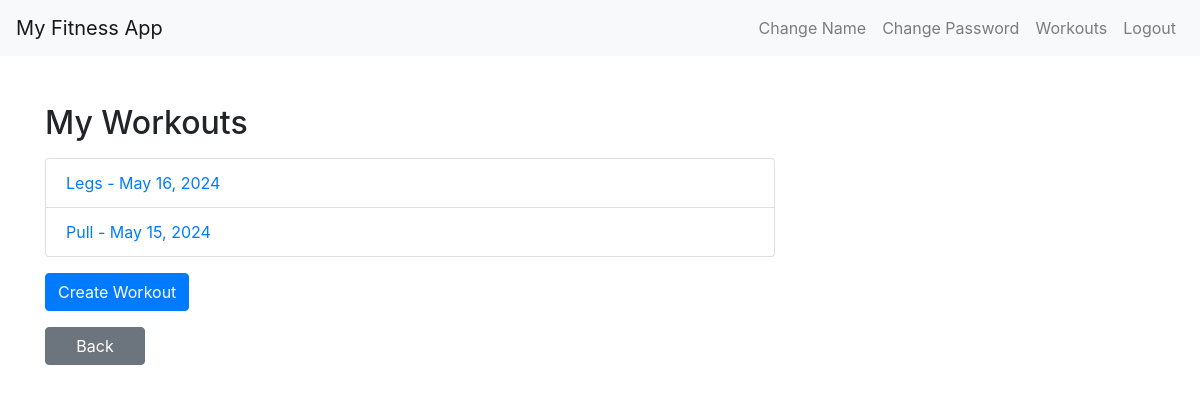
The app's page /my_workouts/ (signed in) with its own data.
### Zapisnik/models.py (models this page shows, shortened)
class Workout(models.Model):
    name = models.CharField(max_length=100)
    date = models.DateField()
    user = models.ForeignKey(User, on_delete=models.CASCADE)
    exercises = models.ManyToManyField('Exercise', related_name='workouts')

### Zapisnik/views.py (the view)
# urls.py: path('my_workouts/', my_workouts, name='workoutAll'),
def my_workouts(request):
    workouts = Workout.objects.filter(user=request.user).order_by('-date')
    return render(request, 'workoutAll.html', {'workouts': workouts})

### Zapisnik/templates/workoutAll.html (shortened to what this page needs)
<!DOCTYPE html>
<html lang="en">
<head>
  <link rel="stylesheet" href="https://maxcdn.bootstrapcdn.com/bootstrap/4.5.2/css/bootstrap.min.css">
</head>
<body>
<nav class="navbar navbar-expand-lg navbar-light bg-light">
    <a class="navbar-brand" href="{% url 'home' %}">My Fitness App</a>
    <div class="collapse navbar-collapse" id="navbarNav">
      <ul class="navbar-nav ml-auto">
        {% if user.is_authenticated %}
          <li class="nav-item">
            <a class="nav-link" href="{% url 'change_name' %}">Change Name</a>
          </li>
          <li class="nav-item">
            <a class="nav-link" href="{% url 'change_password' %}">Change Password</a>
          </li>
          <li class="nav-item">
            <a class="nav-link" href="{% url 'workoutAll' %}">Workouts</a>
          </li>
          <li class="nav-item">
            <a class="nav-link" href="{% url 'logout' %}">Logout</a>
          </li>
        {% endif %}
      </ul>
    </div>
  </nav>
  <div class="container">
    <div class="row mt-5">
      <div class="col-md-8">
        <h2>My Workouts</h2>
        <ul class="list-group mt-3">
          {% for workout in workouts %}
            <li class="list-group-item">
              <a href="{% url 'workout_detail' workout.id %}">{{ workout.name }} - {{ workout.date }}</a>
            </li>
          {% endfor %}
        </ul>
      </div>
    </div>
    <div class="row mt-3">
      <div class="col-md-8">
        <a href="{% url 'create_workout' %}" class="btn btn-primary">Create Workout</a>
        <a href="{% url 'home' %}" class="btn btn-secondary btn-block mt-3" style="width: 100px;">Back</a>
      </div>
    </div>
  </div>
</body>
</html>

### records on screen
Workout: name "Legs", date "May 16, 2024"
Workout: name "Pull", date "May 15, 2024"
